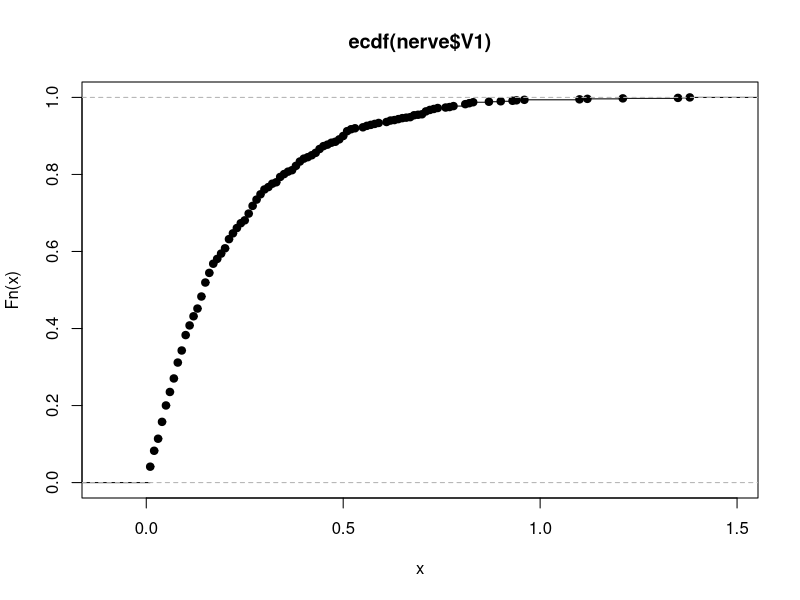

Reproduce this figure in R.
library(ggplot2)
options(digits=2)
nerve <- read.csv("nerve.csv",header=FALSE)
head(nerve)
plot(ecdf(nerve$V1))
nrv <- nerve[,1]
nrv.n <- length(nrv)
class(nrv)
B <- 1000
Tboot <- rep(0,B)
for(i in 1:B){
  nrv.s <- sample(nrv, nrv.n, replace=TRUE)
  Tboot[i] <- median(nrv.s)
}
se <- sqrt(var(Tboot))
se
